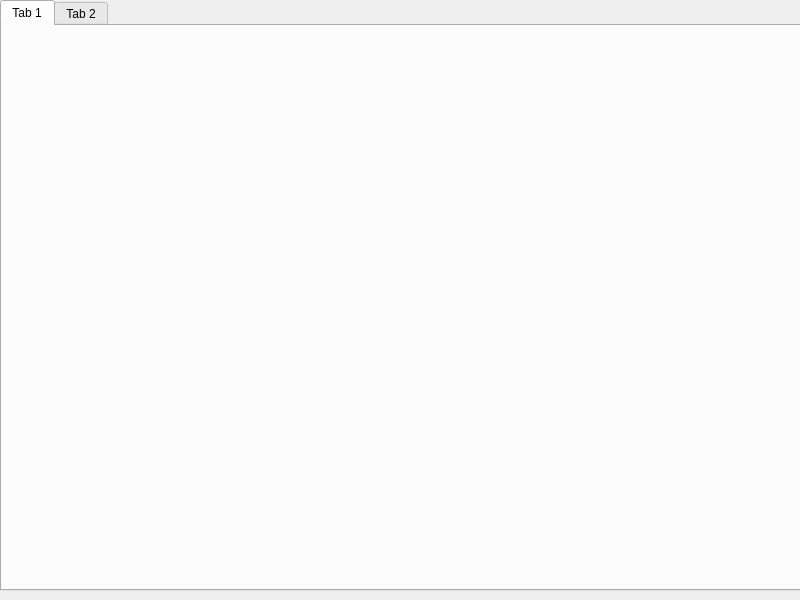
<?xml version="1.0" encoding="UTF-8"?>
<ui version="4.0">
 <class>MainWindow</class>
 <widget class="QMainWindow" name="MainWindow">
  <property name="enabled">
   <bool>true</bool>
  </property>
  <property name="geometry">
   <rect>
    <x>0</x>
    <y>0</y>
    <width>800</width>
    <height>600</height>
   </rect>
  </property>
  <property name="windowTitle">
   <string>MainWindow</string>
  </property>
  <widget class="QWidget" name="central_widget">
   <property name="sizePolicy">
    <sizepolicy hsizetype="Ignored" vsizetype="Ignored">
     <horstretch>0</horstretch>
     <verstretch>0</verstretch>
    </sizepolicy>
   </property>
   <widget class="QTabWidget" name="tabWidget">
    <property name="geometry">
     <rect>
      <x>0</x>
      <y>0</y>
      <width>811</width>
      <height>591</height>
     </rect>
    </property>
    <property name="sizePolicy">
     <sizepolicy hsizetype="Ignored" vsizetype="Ignored">
      <horstretch>0</horstretch>
      <verstretch>0</verstretch>
     </sizepolicy>
    </property>
    <widget class="QWidget" name="tab">
     <attribute name="title">
      <string>Tab 1</string>
     </attribute>
    </widget>
    <widget class="QWidget" name="tab_2">
     <attribute name="title">
      <string>Tab 2</string>
     </attribute>
    </widget>
   </widget>
  </widget>
 </widget>
 <resources/>
 <connections/>
</ui>
